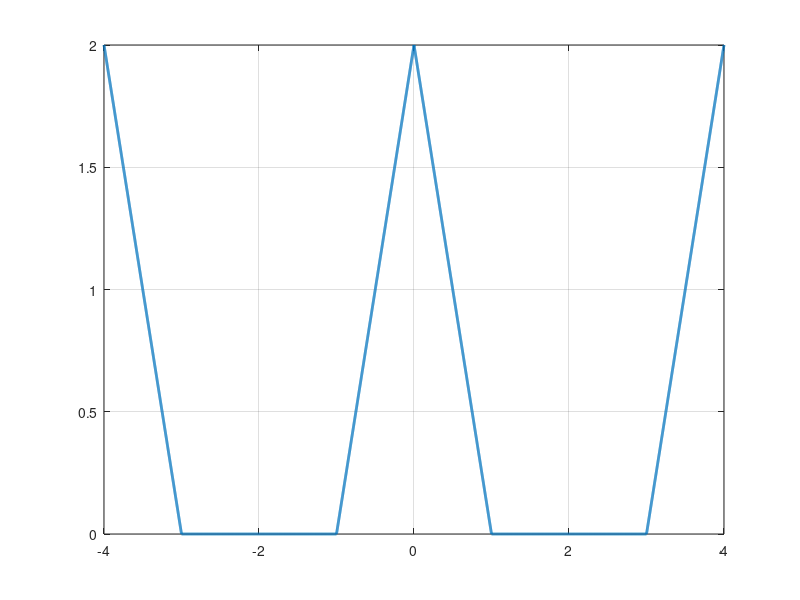

MATLAB code to generate this figure:
pkg load signal
time = -4:1/1000:4;
s_t= 1-(0.5*(sawtooth(1*pi*time,0.5)))-0.5;
filter = square(0.5*pi*time+(pi/2))+1;
signal = s_t .* filter;
plot(time,signal,'LineWidth',2);
grid on